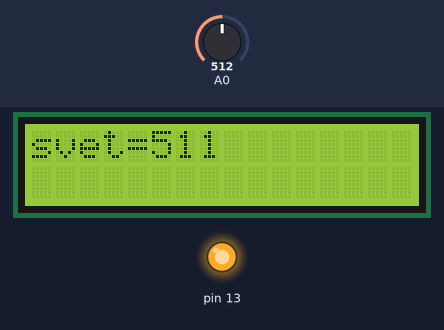
Bench run of a sketch on a simulated Arduino Uno, built with avr-gcc and run on an emulated ATmega328P. On the bench: 16×2 character LCD, output pins drawn as LEDs (lit = HIGH). The test bench sets the inputs (shaded band); at power-on: A0 = 512.

Above: at 1.2 s.
1.3 s: A0 set to 886
At 1.7 s:
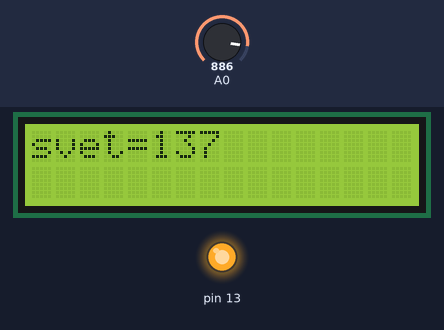
4.3 s: A0 set to 915
At 5.3 s:
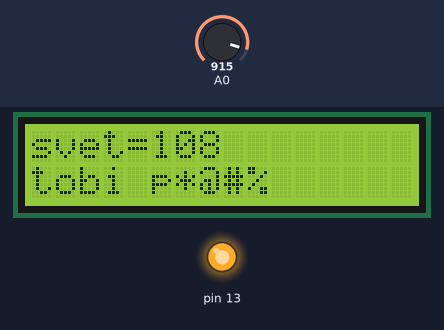
5.8 s: A0 set to 511
At 6.2 s:
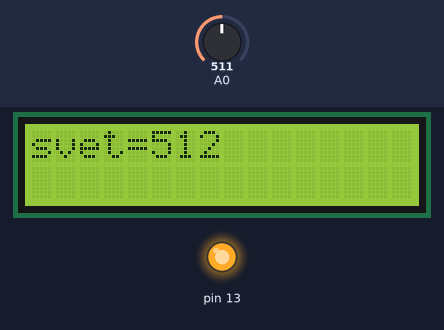
7.3 s: A0 set to 488
At 8.3 s:
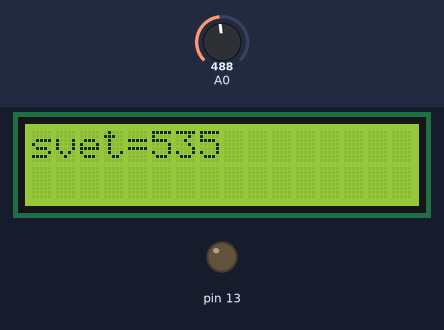
8.9 s: A0 set to 910
At 10.3 s:
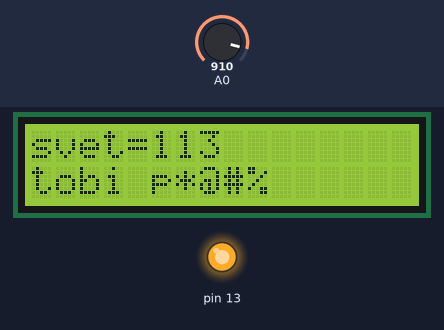
10.6 s: A0 set to 0
At 11.8 s:
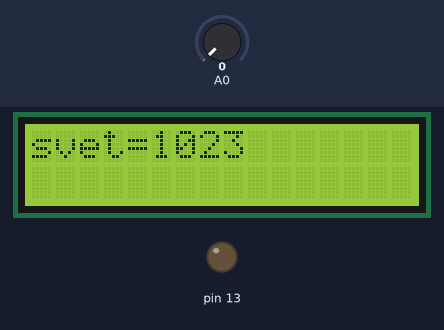
Timing chart, 0 to 13.6 s (numbered marks = the images above; inputs shaded):
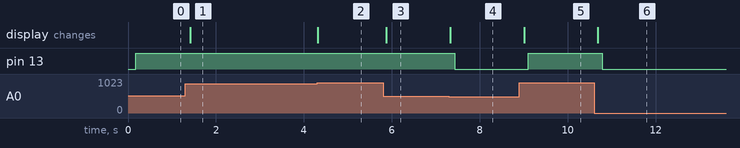

The sketch:

lcd_prelol.ino
```cpp
#include <Wire.h>
#include <LiquidCrystal_I2C.h>
int Glow_stone;

// Set the LCD address to 0x27 for a 16 chars and 2 line display
LiquidCrystal_I2C lcd(0x03F, 16, 2);

void setup()
{
  pinMode(13,OUTPUT);
  // initialize the LCD
  lcd.begin();

  // Turn on the blacklight and print a message.
  lcd.backlight();

}

void loop()
{
  lcd.clear();
  Glow_stone = analogRead(A0);
 lcd.print("svet="); // Do nothing here...
  lcd.print(1023-Glow_stone);
  lcd.setCursor(0,1);
  if(Glow_stone>900){
    lcd.print("tobi p*@#%");
  }
 delay(100);

 if(Glow_stone>500){
  digitalWrite(13,HIGH);

 }else {
  digitalWrite(13,LOW);
 }

}
```

Measured:
- the behaviour switches between 900 and 901 on A0 (found by bisection; images 1 and 2)
- the behaviour switches between 501 and 500 on A0 (found by bisection; images 3 and 4)
- after the input at 1.3 s, the display: changes after 0.11 s (image 1)
- after the input at 4.3 s, the display: changes at once (image 2)
- after the input at 5.8 s, the display: changes after 0.08 s (image 3)
- after the input at 7.3 s, pin 13: HIGH → LOW after 0.13 s; the display: changes at once (image 4)
- after the input at 8.9 s, pin 13: LOW → HIGH after 0.21 s; the display: changes after 0.11 s (image 5)
- after the input at 10.6 s, pin 13: HIGH → LOW after 0.19 s; the display: changes after 0.09 s (image 6)
